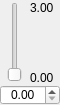
<?xml version="1.0" encoding="UTF-8"?>
<ui version="4.0">
 <class>GainSpinSlider</class>
 <widget class="QWidget" name="GainSpinSlider">
  <property name="geometry">
   <rect>
    <x>0</x>
    <y>0</y>
    <width>60</width>
    <height>105</height>
   </rect>
  </property>
  <property name="windowTitle">
   <string>Form</string>
  </property>
  <widget class="QDoubleSpinBox" name="spin">
   <property name="geometry">
    <rect>
     <x>0</x>
     <y>85</y>
     <width>60</width>
     <height>20</height>
    </rect>
   </property>
   <property name="alignment">
    <set>Qt::AlignCenter</set>
   </property>
   <property name="decimals">
    <number>2</number>
   </property>
   <property name="maximum">
    <double>3.000000000000000</double>
   </property>
   <property name="singleStep">
    <double>0.010000000000000</double>
   </property>
  </widget>
  <widget class="QSlider" name="slider">
   <property name="geometry">
    <rect>
     <x>5</x>
     <y>2</y>
     <width>20</width>
     <height>80</height>
    </rect>
   </property>
   <property name="maximum">
    <number>300</number>
   </property>
   <property name="sliderPosition">
    <number>0</number>
   </property>
   <property name="orientation">
    <enum>Qt::Vertical</enum>
   </property>
   <property name="tickInterval">
    <number>0</number>
   </property>
  </widget>
  <widget class="QLabel" name="min">
   <property name="geometry">
    <rect>
     <x>30</x>
     <y>70</y>
     <width>30</width>
     <height>15</height>
    </rect>
   </property>
   <property name="text">
    <string>0.00</string>
   </property>
  </widget>
  <widget class="QLabel" name="max">
   <property name="geometry">
    <rect>
     <x>30</x>
     <y>0</y>
     <width>30</width>
     <height>15</height>
    </rect>
   </property>
   <property name="text">
    <string>3.00</string>
   </property>
  </widget>
 </widget>
 <resources/>
 <connections/>
</ui>
